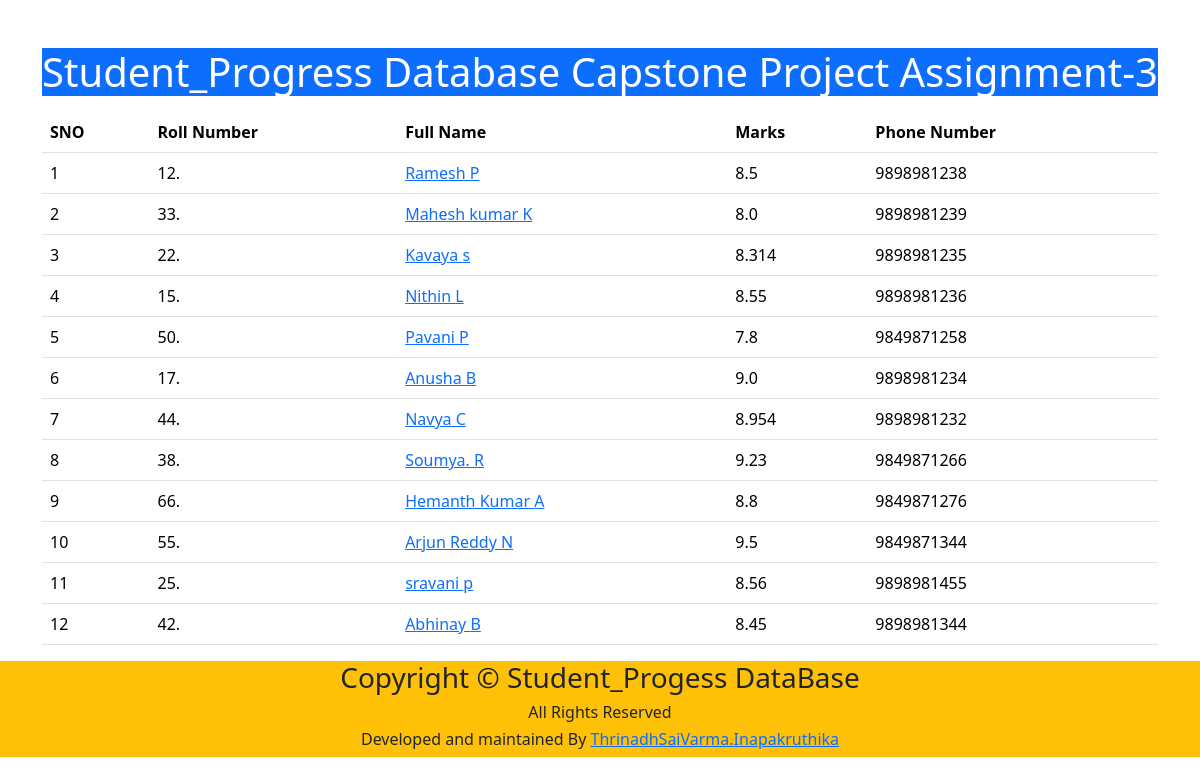
The page / on the database its author committed.
### progress/models.py (models this page shows)
class Student(models.Model):
    roll_number=models.CharField(max_length=100,unique=True)
    first_name=models.CharField(max_length=100)
    last_name=models.CharField(max_length=100)
    photo=models.ImageField(upload_to='images')
    marks=models.CharField(max_length=100,unique=True)
    home_address=models.CharField(max_length=200)
    phone_number=models.CharField(max_length=10)

### student/views.py (the view)
# urls.py: 2. Add a URL to urlpatterns:  path('', views.home, name='home')
def home(request):
    students=Student.objects.all()
    context={
        'students':students,
    }
    return render(request,'home.html',context)

### templates/home.html (shortened to what this page needs)
<!DOCTYPE html>
<html lang="en">
<head>
    <link href="https://cdn.jsdelivr.net/npm/bootstrap@5.3.3/dist/css/bootstrap.min.css" rel="stylesheet">
</head>
<body>
    <div class="container mt-5">
        <h1 class="text-center text-white bg-primary">Student_Progress Database Capstone Project Assignment-3</h1>
        <table class="table table-hover mt-3">
            <thead>
                <tr>
                    <th>SNO</th>
                    <th>Roll Number</th>
                    <th>Full Name</th>
                    <th>Marks</th>
                    <th>Phone Number</th>
                </tr>
            </thead>
            <tbody>
                {% for x in students  %}
                <tr>
                    <td>{{forloop.counter}}</td>
                    <td>{{x.roll_number}}</td>
                    <td><a href="{% url 'student_detail' x.id %}">{{x.first_name}} {{x.last_name}}</td>
                    <td>{{x.marks}}</td>
                    <td>{{x.phone_number}}</td>
                </tr>
                {% endfor %}
            </tbody>
        </table>
    </div>
    <footer class="text-center bg-warning">
        <div>
            <div class="row">
                <div class="col">
                    <h3>Copyright &copy; Student_Progess DataBase</h3>
                    <h6>All Rights Reserved</h6>
                    <h6>Developed and maintained By <a href="#">ThrinadhSaiVarma.Inapakruthika</a></h6>
                </div>
            </div>
        </div>
    </footer>
</body>
</html>

### rows shown on the page
Student: roll_number "12.", first_name "Ramesh", last_name "P", marks "8.5", phone_number "9898981238"
Student: roll_number "33.", first_name "Mahesh kumar", last_name "K", marks "8.0", phone_number "9898981239"
Student: roll_number "22.", first_name "Kavaya", last_name "s", marks "8.314", phone_number "9898981235"
Student: roll_number "15.", first_name "Nithin", last_name "L", marks "8.55", phone_number "9898981236"
Student: roll_number "50.", first_name "Pavani", last_name "P", marks "7.8", phone_number "9849871258"
Student: roll_number "17.", first_name "Anusha", last_name "B", marks "9.0", phone_number "9898981234"
Student: roll_number "44.", first_name "Navya", last_name "C", marks "8.954", phone_number "9898981232"
Student: roll_number "38.", first_name "Soumya.", last_name "R", marks "9.23", phone_number "9849871266"
Student: roll_number "66.", first_name "Hemanth Kumar", last_name "A", marks "8.8", phone_number "9849871276"
Student: roll_number "55.", first_name "Arjun Reddy", last_name "N", marks "9.5", phone_number "9849871344"
Student: roll_number "25.", first_name "sravani", last_name "p", marks "8.56", phone_number "9898981455"
Student: roll_number "42.", first_name "Abhinay", last_name "B", marks "8.45", phone_number "9898981344"
